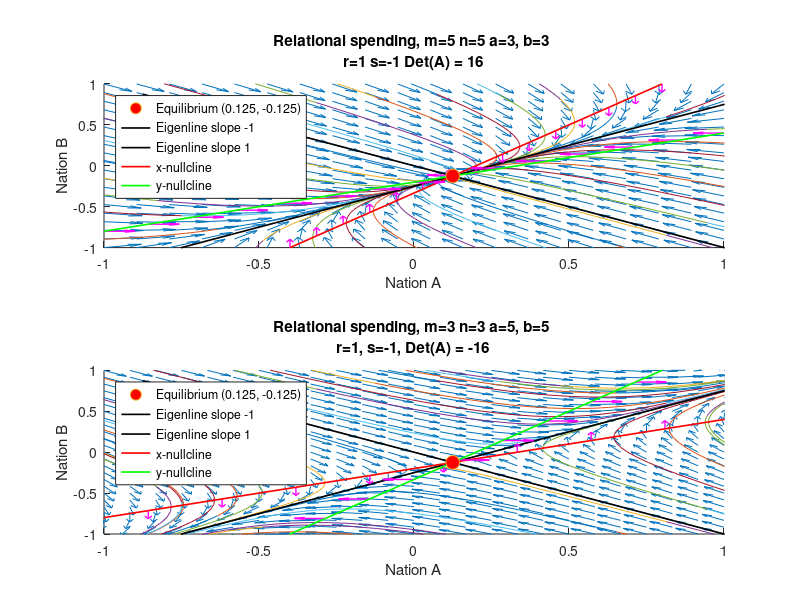

This figure's MATLAB source:
a = 3;
b = 3;
m = 5;
n = 5;
r=1;
s=-1;
A = [-m, a; b, -n];
q = [r;s];
x_star = -inv(A)*q;
sys = @(A,q,v) A*v+q;
[vecs, lambda] = eig(A);
point = linspace(0,2*pi,32);
point(end)=[];
ini = [cos(point(:))+x_star(1),sin(point(:))+x_star(2)];
[X,Y] = meshgrid(linspace(-1,1,20));
%X = X-x_star(1);
%Y = Y-x_star(2);
U = A(1,1)*X + A(1,2)*Y+q(1);
V = A(2,1)*X + A(2,2)*Y+q(2);
L = hypot(U,V);
L(L==0)=1;
U = U./L;
V = V./L;
fig = figure();
subplot(2,1,1);
hold on;
t = linspace(-1,1,15);
quiver(X,Y,U,V);
for k=1:size(ini,1)
  y_0 = ini(k,:)';
  [~,yf] = ode45(@(t,v) sys(A,q,v), [0,1], y_0);
  [~,yb] = ode45(@(t,v) sys(A,q,v), [0,-1], y_0);
  plot(yf(:,1),yf(:,2));
  plot(yb(:,1),yb(:,2));
endfor
l1=plot(t+x_star(1),(vecs(2,1)/vecs(1,1))*t+x_star(2),'k','DisplayName',
sprintf('Eigenline slope %g',vecs(2,1)/vecs(1,1)),'LineWidth',1.2);
l2=plot(t+x_star(1),(vecs(2,2)/vecs(1,2)) *t+x_star(2),'k','DisplayName',
sprintf('Eigenline slope %g',vecs(2,2)/vecs(1,2)),'LineWidth',1.2);
X_N = (a/m)*(t-x_star(2))+x_star(1);
NX_U = zeros(size(X_N));
NX_V = A(2,1)*X_N+A(2,2)*t+q(2);
L = hypot(NX_U,NX_V);
L(L==0)=1;
quiver(X_N,t,0.1*(NX_U./L),0.1*(NX_V./L),0,'m','LineWidth',1.);
NX = plot(X_N,t,'r','DisplayName','x-nullcline','LineWidth',1.2);
Y_N = (b/n)*(t-x_star(1))+x_star(2);
NY_U = A(1,1)*t+A(1,2)*Y_N+q(1);
NY_V = zeros(size(Y_N));
L = hypot(NY_U,NY_V);
L(L==0)=1;
NY = quiver(t,Y_N,0.1*(NY_U./L),0.1*(NY_V./L),0,'m','LineWidth',1.);
NY=plot(t,Y_N,'g','DisplayName','y-nullcline','LineWidth',1.2);
eq=plot(x_star(1),x_star(2),'o','MarkerSize',10,
'MarkerFaceColor','r','DisplayName',
sprintf('Equilibrium (%g, %g)',x_star(1),x_star(2)));
hold off;
title(sprintf("Relational spending, m=%g n=%g a=%g, b=%g \n r=%g s=%g Det(A) = %g ",m,n,a,b,r,s,det(A)));
xlabel("Nation A");
ylabel("Nation B");
xlim([-1,1]);
ylim([-1,1]);
legend([eq,l1,l2,NX,NY],'Location','northwest');
subplot(2,1,2);
[X,Y] = meshgrid(linspace(-1,1,25));
a = 5;
b = 5;
m = 3;
n = 3;
A = [-m, a; b, -n];
q = [r;s];
x_star = -inv(A)*q;
sys = @(A,q,v) A*v+q;
[vecs, lambda] = eig(A);
%X = X - x_star(1);
%Y = Y - x_star(2);
U = A(1,1)*X + A(1,2)*Y+q(1);
V = A(2,1)*X + A(2,2)*Y+q(2);
L = hypot(U,V);
L(L==0)=1;
U = U./L;
V = V./L;
hold on;
quiver(X,Y,U,V);
for k=1:size(ini,1)
  y_0 = ini(k,:)';
  [~,yf] = ode45(@(t,v) sys(A,q,v), [0,1], y_0);
  [~,yb] = ode45(@(t,v) sys(A,q,v), [0,-1], y_0);
  plot(yf(:,1),yf(:,2));
  plot(yb(:,1),yb(:,2));
endfor
l1=plot(t+x_star(1),(vecs(2,1)/vecs(1,1))*t+x_star(2),'k','DisplayName',
sprintf('Eigenline slope %g',vecs(2,1)/vecs(1,1)),'LineWidth',1.2);
l2=plot(t+x_star(1),(vecs(2,2)/vecs(1,2)) *t+x_star(2),'k','DisplayName',
sprintf('Eigenline slope %g',vecs(2,2)/vecs(1,2)),'LineWidth',1.2);
X_N = (a/m)*(t-x_star(2))+x_star(1);
X_N = (a/m)*(t-x_star(2))+x_star(1);
NX_U = zeros(size(X_N));
NX_V = A(2,1)*X_N+A(2,2)*t+q(2);
L = hypot(NX_U,NX_V);
L(L==0)=1;
NX = quiver(X_N,t,0.1*(NX_U./L),0.1*(NX_V./L),0,'m','LineWidth',1.);
NX = plot(X_N,t,'r','DisplayName','x-nullcline','LineWidth',1.2);
Y_N = (b/n)*(t-x_star(1))+x_star(2);
NY_U = A(1,1)*t+A(1,2)*Y_N+q(1);
NY_V = zeros(size(Y_N));
L = hypot(NY_U,NY_V);
L(L==0)=1;
NY = quiver(t,Y_N,0.1*(NY_U./L),0.1*(NY_V./L),0,'m','LineWidth',1.);
NY=plot(t,Y_N,'g','DisplayName','y-nullcline','LineWidth',1.2);
eq=plot(x_star(1),x_star(2),'o','MarkerSize',10,
'MarkerFaceColor','r','DisplayName',
sprintf('Equilibrium (%g, %g)',x_star(1),x_star(2)));
title(sprintf("Relational spending, m=%g n=%g a=%g, b=%g \n r=%g, s=%g, Det(A) = %g ",m,n,a,b,r,s,det(A)));
xlabel("Nation A");
ylabel("Nation B");
xlim([-1,1]);
ylim([-1,1]);
legend([eq,l1,l2,NX,NY],'Location','northwest');
print(sprintf('figures/richardson_curves_%g_%g.png',r,s), '-dpng', '-S1300,1300');
